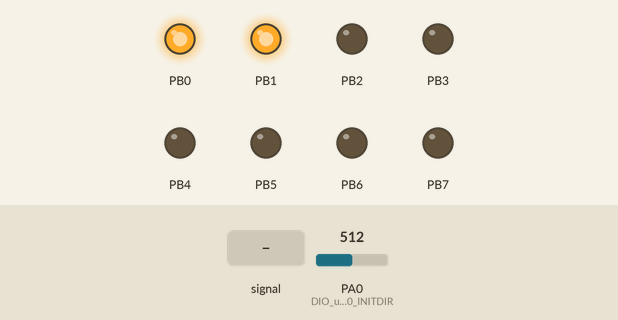
The program below on a simulated ATmega32, built with avr-gcc and emulated at 4 MHz. Parts: output pins drawn as LEDs (lit = HIGH). Dashed ring = blinking. The test bench sets the inputs (shaded band); at power-on: PA0 (DIO_u8PIN0_INITDIR) = 512.

Above: at 1.2 s.
1.3 s: PA0 (DIO_u8PIN0_INITDIR) fed a 2 Hz sine of ±306 counts around its level
At 1.62 s:
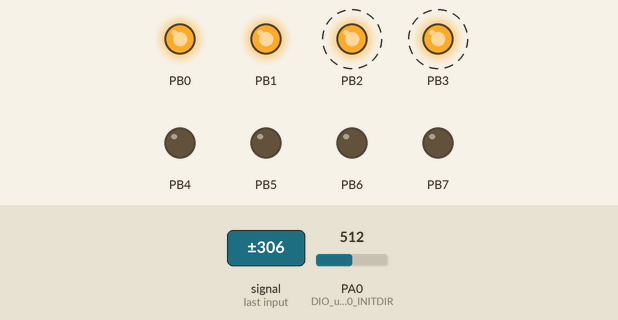
4.3 s: PA0 (DIO_u8PIN0_INITDIR) set to 521
5.8 s: PA0 (DIO_u8PIN0_INITDIR) set to 511
At 6.4 s:
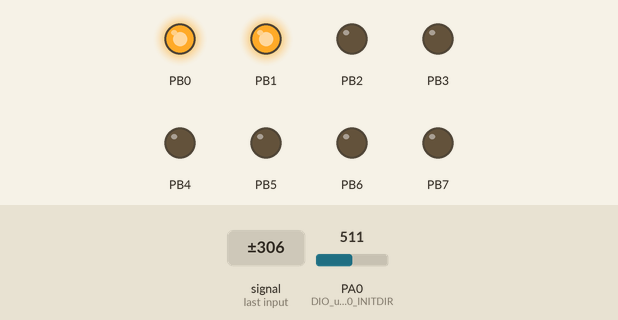
7.3 s: PA0 (DIO_u8PIN0_INITDIR) set to 716
At 7.6 s:
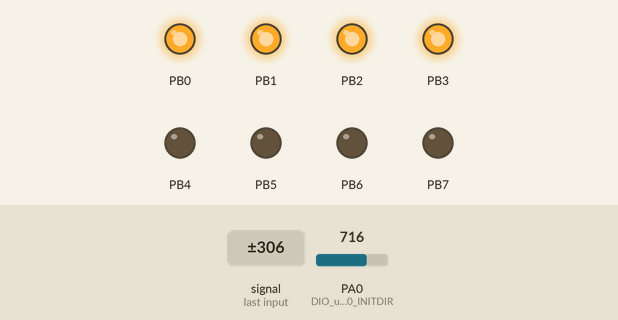
Timing chart, 0 to 9.8 s (numbered marks = the images above; inputs shaded):
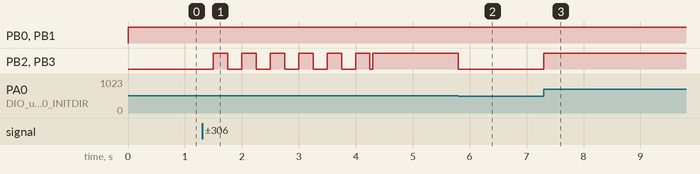

The program:

main.c
```c
/*
 * main.c
 *  Created on: Mar 18, 2016
 *      Author: Home
 */
#include "types.h"
#include "DIO_interface.h"
#include "ADC_interface.h"

int main()
{
	ADC_INIT();
	ADC_Enable();
	u16 copyPtr = 0;
	DIO_u8WritePortDir(1,0b11111111);
	//DIO_u8WritePortVal(1,0b11111111);
	while(1)
	{
		ADC_ReadCh(0, &copyPtr,1,1);

		if(copyPtr <= (u16)0b1000000000)
			DIO_u8WritePortVal(1,0x03);
		else if(copyPtr > (u16)0b1000000000)
			DIO_u8WritePortVal(1,0x0f);
	}
	return 0;
}
```

ADC_interface.h
```c
/*
 * ADC_interface.h
 *
 *  Created on: Mar 9, 2016
 *      Author: Home
 */

#ifndef ADC_INTERFACE_H_
#define ADC_INTERFACE_H_
/********************ADCMUX*******************/


#define LEFT	    1
#define RIGHT	    0

#define ADC_EIGHT_RES		0
#define ADC_TEN_RES			1

#define CH_ON	    1
#define CH_OFF	    0

//#define 0TO3	    1
//#define 4TO7	    0

#define ENABLED		1
#define DISABLED	0

#define AUTOMODE	1
#define SINGLEMODE	0

#define RANGE1	1
#define RANGE2	2
#define RANGE3	3
#define RANGE4	4
#define RANGE5	5
#define RANGE6	6
#define RANGE7	7
/********************ADCSRA*******************/

extern void ADC_INIT(void);
extern u8 ADC_ReadCh(u8 Copy_u8ChNo, u16 *Copy_u8PtrToVal,u8 Resolution_u8Flag,u8 Precision_u8flag);
extern u8 ADC_StartChGrp(u8 Copy_u8ChGrpNo);
extern void ADC_Enable(void);
extern void ADC_Disable(void);

#endif /* ADC_INTERFACE_H_ */
```

ADC_prog.c
```c
/*
 * ADC_prog.c
 *
 *  Created on: Mar 9, 2016
 *      Author: Home
 */
#include "types.h"
#include "DIO_interface.h"
#include "ADC_interface.h"
#include "ADC_private.h"
#include "ADC_config.h"
const u8 ADC_MUX[8] = {0b00000000,0b00000001,0b00000010,0b00000011,0b00000100,0b00000101,0b00000110,0b00000111};
static u8 ADC_EnableState = INITIAL_STATE;
extern void ADC_INIT()
{
	/*************Enable ADC******************/
		#if INITIAL_STATE == ENABLED
		SetBit(ADCSRA,ADEN);
		#elif INITIAL_STATE==DISABLED
		ClrBit(ADCSRA,ADEN);
		#endif
	/*************Check if ADCx is ON or OFF from config and set pin direction******************/
	#if ADC0 == CH_ON
	DIO_u8WritePinDir(DIO_u8PIN0,DIO_u8INPUT);
	#endif
	#if ADC1 == CH_ON
	DIO_u8WritePinDir(DIO_u8PIN1,DIO_u8INPUT);
	#endif
	#if ADC2 == CH_ON
	DIO_u8WritePinDir(DIO_u8PIN2,DIO_u8INPUT);
	#endif
	#if ADC3 == CH_ON
	DIO_u8WritePinDir(DIO_u8PIN3,DIO_u8INPUT);
	#endif
	#if ADC4 == CH_ON
	DIO_u8WritePinDir(DIO_u8PIN4,DIO_u8INPUT);
	#endif
	#if ADC5 == CH_ON
	DIO_u8WritePinDir(DIO_u8PIN5,DIO_u8INPUT);
	#endif
	#if ADC6 == CH_ON
	DIO_u8WritePinDir(DIO_u8PIN6,DIO_u8INPUT);
	#endif
	#if ADC7 == CH_ON
	DIO_u8WritePinDir(DIO_u8PIN7,DIO_u8INPUT);
	#endif

	/*************Set left or right adjustment******************/
	SetBit(ADMUX,ADLAR);

	/*****************************set free running mode*************/
	SFIOR = SFIOR & 00011111;
	/*************Set type of VREFSELECTION******************/
	#if VREFSELECTION==AREF
	ClrBit(ADMUX,REFS1);
	ClrBit(ADMUX,REFS0);
	#elif VREFSELECTION==AVCC
	ClrBit(ADMUX,REFS1);
	SetBit(ADMUX,REFS0);
	#elif VREFSELECTION==INTERNAL
	SetBit(ADMUX,REFS1);
	SetBit(ADMUX,REFS0);
	#endif
	/*************Enable Auto-conversion as well as start conversion******************/
	#if INITIAL_STATE == ENABLED && TRIGGERMODE == AUTOMODE
	SetBit(ADCSRA,ADSC);
	SetBit(ADCSRA,ADATE);
	#endif

	/*************Set Prescalar******************/
	#if PRESCALAR == RANGE1
		ClrBit(ADCSRA,ADPS2);
		ClrBit(ADCSRA,ADPS1);
		ClrBit(ADCSRA,ADPS0);
	#elif PRESCALAR == RANGE2
		ClrBit(ADCSRA,ADPS2);
		SetBit(ADCSRA,ADPS1);
		ClrBit(ADCSRA,ADPS0);
	#elif PRESCALAR == RANGE3
		ClrBit(ADCSRA,ADPS2);
		SetBit(ADCSRA,ADPS1);
		SetBit(ADCSRA,ADPS0);
	#elif PRESCALAR == RANGE4
		SetBit(ADCSRA,ADPS2);
		ClrBit(ADCSRA,ADPS1);
		ClrBit(ADCSRA,ADPS0);
	#elif PRESCALAR == RANGE5
		SetBit(ADCSRA,ADPS2);
		ClrBit(ADCSRA,ADPS1);
		SetBit(ADCSRA,ADPS0);
	#elif PRESCALAR == RANGE6
		SetBit(ADCSRA,ADPS2);
		SetBit(ADCSRA,ADPS1);
		ClrBit(ADCSRA,ADPS0);
	#elif PRESCALAR == RANGE7
		SetBit(ADCSRA,ADPS2);
		SetBit(ADCSRA,ADPS1);
		SetBit(ADCSRA,ADPS0);
	#else
	#error "Pre-scalar  out of range"
	#endif

}

extern u8 ADC_ReadCh(u8 Copy_u8ChNo, u16 *Copy_u8PtrToVal,u8 Resolution_u8Flag,u8 Precision_u8flag)
{
	u8 local_u8status = error;u8 precision_u8counter = 0;u16 storage_u16value = 0;*Copy_u8PtrToVal = 0;
	if(ADC_EnableState != DISABLED  &&  Copy_u8ChNo<8)//check for channel
	{	//SetBit(ADCSRA,ADIF);
		//Select channel
		ADMUX = ADMUX & 11100000;
		ADMUX = ADMUX | ADC_MUX[Copy_u8ChNo];
		#if TRIGGERMODE == SINGLEMODE
		/*****************Start conversion****************/
		SetBit(ADCSRA,ADSC);
		#endif

		/***********read the data conversion data      read the High reg only if res is 8 bits*********/
		switch(Resolution_u8Flag)
		{
			case ADC_EIGHT_RES: while(precision_u8counter < Precision_u8flag)
								{
										/**************Wait until conversion is on********/
										while(GetBit(ADCSRA,ADIF) != DIO_u8HIGH);
										storage_u16value = ADCH;
										storage_u16value = storage_u16value<<2;
									//	storage_u16value = ((storage_u16value/1024)*2.56);
										precision_u8counter++;
										//SetBit(ADCSRA,ADIF);/***turn off End of conversion Flag***/
										#if TRIGGERMODE == SINGLEMODE
										/*****************Start conversion****************/
										SetBit(ADCSRA,ADSC);
										#endif
										*Copy_u8PtrToVal = *Copy_u8PtrToVal + storage_u16value;
								}
								*Copy_u8PtrToVal = (u16)(*Copy_u8PtrToVal/Precision_u8flag);
								local_u8status = okay;
								break;
			case ADC_TEN_RES  :  while(precision_u8counter != Precision_u8flag)
								{SetBit(ADCSRA,ADSC);
										/**************Wait until conversion is on********/
										while(GetBit(ADCSRA,ADIF) != DIO_u8HIGH);
										storage_u16value = ADCH;
										storage_u16value = storage_u16value<<2;
										storage_u16value = storage_u16value |(ADCL>>6);
										//storage_u16value = (storage_u16value/1024)*2.56;
										precision_u8counter++;
										//SetBit(ADCSRA,ADIF);/***turn off End of conversion Flag***/
										#if TRIGGERMODE == SINGLEMODE
										/*****************Start conversion****************/
										SetBit(ADCSRA,ADSC);
										#endif
										*Copy_u8PtrToVal = *Copy_u8PtrToVal + storage_u16value;
								}
								*Copy_u8PtrToVal = *Copy_u8PtrToVal/Precision_u8flag;
								local_u8status = okay;
								break;
			default:			local_u8status = error;
								break;
		}
	}
	else{local_u8status = error;}

	return local_u8status;
}


extern void ADC_Enable(void)
{
	SetBit(ADCSRA,ADEN);ADC_EnableState = ENABLED;
	#if TRIGGERMODE == AUTOMODE
	SetBit(ADCSRA,ADSC);
	//SetBit(ADCSRA,ADATE);
	#endif
}
extern void ADC_Disable()
{
	ClrBit(ADCSRA,ADEN);ADC_EnableState = DISABLED;
}
```

types.h
```c
/*
 * Types.h
 *
 *  Created on: Jan 5, 2016
 *      Author: Yaser
 */
#ifndef _H_TYPES_
#define _H_TYPES_
#define okay  1
#define error 0
typedef unsigned char u8;
typedef signed char s8;
typedef unsigned short u16;
typedef signed short s16;
typedef unsigned long  u32;
typedef signed long   s32;
typedef unsigned long   u64;
typedef signed long   s64;
typedef float f32;
typedef double f64;
#endif
```

ADC_config.h
```c
/*
 * ADC_config.h
 *
 *  Created on: Mar 9, 2016
 *      Author: Home
 */

#ifndef ADC_CONFIG_H_
#define ADC_CONFIG_H_

#define AREF	          3
#define INTERNAL          2
#define AVCC	   		  5

#define VREFSELECTION	INTERNAL
/*************Voltage Levels****************/

#define RL_ADJUST		LEFT,RIGHT		/**left or right adjusted*/

#define ADC0		CH_ON
#define ADC1		CH_OFF
#define ADC2		CH_OFF
#define ADC3		CH_OFF
#define ADC4		CH_OFF
#define ADC5		CH_OFF
#define ADC6		CH_OFF
#define ADC7		CH_OFF

#define ADC0_Res    EIGHT
#define ADC1_Res    EIGHT
#define ADC2_Res    EIGHT
#define ADC3_Res    EIGHT
#define ADC4_Res    EIGHT
#define ADC5_Res    EIGHT
#define ADC6_Res    EIGHT
#define ADC7_Res    EIGHT

#define CHANNELGRP1		0TO3
#define CHANNELGRP2		4TO7


#define INITIAL_STATE	ENABLED//,DISABLED		/**enable ADC**/
#define TRIGGERMODE		SINGLEMODE
#define PRESCALAR		RANGE7


#endif /* ADC_CONFIG_H_ */
```

ADC_private.h
```c
/*
 * ADC_private.h
 *
 *  Created on: Mar 9, 2016
 *      Author: Home
 */

#ifndef ADC_PRIVATE_H_
#define ADC_PRIVATE_H_


#define ADMUX  *((volatile u8*)(0x27))
#define ADCSRA *((volatile u8*)(0x26))
#define ADCH   *((volatile u8*)(0x25))
#define ADCL   *((volatile u8*)(0x24))
#define SFIOR  *((volatile u8*)(0x50))

/*********************ADMUX*************************/
#define REFS1 7
#define REFS0 6
#define ADLAR 5
#define MUX4  4
#define MUX3  3
#define MUX2  2
#define MUX1  1
#define MUX0  0


/*********************ADCSRA*************************/
#define ADEN  7
#define ADSC  6
#define ADATE 5
#define ADIF  4
#define ADIE  3
#define ADPS2 2
#define ADPS1 1
#define ADPS0 0

#define GetBit(Reg,BitNo) ((Reg>>BitNo)&1)
#define ClrBit(Reg,BitNo)  ((Reg)&=~(1<<(BitNo)))
#define SetBit(Reg,BitNo)  (Reg|=(1<<BitNo))
#define ToggelBit(Reg,BitNo) (Reg^(1<<BitNo))


#endif /* ADC_PRIVATE_H_ */
```

DIO_config.h
```c
/*
 * DIO_config.h
 *
 *  Created on: Jan 27, 2016
 *      Author: Yaser
 */

#ifndef _DIO_CONFIG_H_
#define _DIO_CONFIG_H_

/*Comment!: PIN_INITDIR Initial direction */
/*Range!  : DIO_u8INPUT ~ DIO_u8OUTPUT */
#define DIO_u8PIN0_INITDIR			DIO_u8INPUT
#define DIO_u8PIN1_INITDIR			DIO_u8INPUT
#define DIO_u8PIN2_INITDIR			DIO_u8INPUT
#define DIO_u8PIN3_INITDIR			DIO_u8INPUT
#define DIO_u8PIN4_INITDIR			DIO_u8INPUT
#define DIO_u8PIN5_INITDIR			DIO_u8INPUT
#define DIO_u8PIN6_INITDIR			DIO_u8INPUT
#define DIO_u8PIN7_INITDIR			DIO_u8INPUT
#define DIO_u8PIN8_INITDIR			DIO_u8INPUT
#define DIO_u8PIN9_INITDIR			DIO_u8INPUT
#define DIO_u8PIN10_INITDIR			DIO_u8INPUT
#define DIO_u8PIN11_INITDIR			DIO_u8INPUT
#define DIO_u8PIN12_INITDIR			DIO_u8INPUT
#define DIO_u8PIN13_INITDIR			DIO_u8INPUT
#define DIO_u8PIN14_INITDIR			DIO_u8INPUT
#define DIO_u8PIN15_INITDIR			DIO_u8INPUT
#define DIO_u8PIN16_INITDIR			DIO_u8INPUT
#define DIO_u8PIN17_INITDIR			DIO_u8INPUT
#define DIO_u8PIN18_INITDIR			DIO_u8INPUT
#define DIO_u8PIN19_INITDIR			DIO_u8INPUT
#define DIO_u8PIN20_INITDIR			DIO_u8INPUT
#define DIO_u8PIN21_INITDIR			DIO_u8INPUT
#define DIO_u8PIN22_INITDIR			DIO_u8INPUT
#define DIO_u8PIN23_INITDIR			DIO_u8INPUT
#define DIO_u8PIN24_INITDIR			DIO_u8INPUT
#define DIO_u8PIN25_INITDIR			DIO_u8INPUT
#define DIO_u8PIN26_INITDIR			DIO_u8INPUT
#define DIO_u8PIN27_INITDIR			DIO_u8INPUT
#define DIO_u8PIN28_INITDIR			DIO_u8INPUT
#define DIO_u8PIN29_INITDIR			DIO_u8INPUT
#define DIO_u8PIN30_INITDIR			DIO_u8INPUT
#define DIO_u8PIN31_INITDIR			DIO_u8INPUT

/*Comment!: PIN_INITVAL Initial value */
/*Range!  : DIO_u8HIGH ~ DIO_u8LOW */
#define DIO_u8PIN0_INITVAL			DIO_u8LOW
#define DIO_u8PIN1_INITVAL			DIO_u8LOW
#define DIO_u8PIN2_INITVAL			DIO_u8LOW
#define DIO_u8PIN3_INITVAL			DIO_u8LOW
#define DIO_u8PIN4_INITVAL			DIO_u8LOW
#define DIO_u8PIN5_INITVAL			DIO_u8LOW
#define DIO_u8PIN6_INITVAL			DIO_u8LOW
#define DIO_u8PIN7_INITVAL			DIO_u8LOW
#define DIO_u8PIN8_INITVAL			DIO_u8LOW
#define DIO_u8PIN9_INITVAL			DIO_u8LOW
#define DIO_u8PIN10_INITVAL			DIO_u8LOW
#define DIO_u8PIN11_INITVAL			DIO_u8LOW
#define DIO_u8PIN12_INITVAL			DIO_u8LOW
#define DIO_u8PIN13_INITVAL			DIO_u8LOW
#define DIO_u8PIN14_INITVAL			DIO_u8LOW
#define DIO_u8PIN15_INITVAL			DIO_u8LOW
#define DIO_u8PIN16_INITVAL			DIO_u8LOW
#define DIO_u8PIN17_INITVAL			DIO_u8LOW
#define DIO_u8PIN18_INITVAL			DIO_u8LOW
#define DIO_u8PIN19_INITVAL			DIO_u8LOW
#define DIO_u8PIN20_INITVAL			DIO_u8LOW
#define DIO_u8PIN21_INITVAL			DIO_u8LOW
#define DIO_u8PIN22_INITVAL			DIO_u8LOW
#define DIO_u8PIN23_INITVAL			DIO_u8LOW
#define DIO_u8PIN24_INITVAL			DIO_u8LOW
#define DIO_u8PIN25_INITVAL			DIO_u8LOW
#define DIO_u8PIN26_INITVAL			DIO_u8LOW
#define DIO_u8PIN27_INITVAL			DIO_u8LOW
#define DIO_u8PIN28_INITVAL			DIO_u8LOW
#define DIO_u8PIN29_INITVAL			DIO_u8LOW
#define DIO_u8PIN30_INITVAL			DIO_u8LOW
#define DIO_u8PIN31_INITVAL			DIO_u8LOW

#endif /* DIO_CONFIG_H_ */
```

DIO_interface.h
```c
/*
 * DIO_interface.h
 *
 *  Created on: Jan 27, 2016
 *      Author: Yaser
 */

#ifndef _DIO_INTERFACE_H_
#define _DIO_INTERFACE_H_


/***********************************************************/
/******************Public Definitions***********************/
/***********************************************************/

/*Comment!: Pin Index values  */
#define DIO_u8PIN0		 0
#define DIO_u8PIN1		 1
#define DIO_u8PIN2		 2
#define DIO_u8PIN3		 3
#define DIO_u8PIN4		 4
#define DIO_u8PIN5		 5
#define DIO_u8PIN6		 6
#define DIO_u8PIN7		 7
#define DIO_u8PIN8		 8
#define DIO_u8PIN9		 9
#define DIO_u8PIN10		10
#define DIO_u8PIN11		11
#define DIO_u8PIN12		12
#define DIO_u8PIN13		13
#define DIO_u8PIN14		14
#define DIO_u8PIN15		15
#define DIO_u8PIN16		16
#define DIO_u8PIN17		17
#define DIO_u8PIN18		18
#define DIO_u8PIN19		19
#define DIO_u8PIN20		20
#define DIO_u8PIN21		21
#define DIO_u8PIN22		22
#define DIO_u8PIN23		23
#define DIO_u8PIN24		24
#define DIO_u8PIN25		25
#define DIO_u8PIN26		26
#define DIO_u8PIN27		27
#define DIO_u8PIN28		28
#define DIO_u8PIN29		29
#define DIO_u8PIN30		30
#define DIO_u8PIN31		31


/*Comment!: Port Index Values  */
#define DIO_u8PORT0		0
#define DIO_u8PORT1		1
#define DIO_u8PORT2		2
#define DIO_u8PORT3		3

/*Comment!: Digital I/O Value  */
#define DIO_u8HIGH 		1
#define DIO_u8LOW 		0

/*Comment!: Digital I/O Direction  */
#define DIO_u8INPUT 	0
#define DIO_u8OUTPUT 	1

/***********************************************************/
/******************Public Functions*************************/
/***********************************************************/

/*Comment!: Read Pin Value */
extern u8 DIO_u8ReadPinVal(u8 Copy_u8PinIdx,u8* Copy_u8PtrToVal);

/*Comment!: Write Pin Value */
extern u8 DIO_u8WritePinVal(u8 Copy_u8PinIdx,u8 Copy_u8PinVal);

/*Comment!: Read Port Value */
extern u8 DIO_u8ReadPortVal(u8 Copy_u8PortIdx,u8* Copy_u8PtrToVal);

/*Comment!: Write Port Value */
extern u8 DIO_u8WritePortVal(u8 Copy_u8PortIdx,u8 Copy_u8PortVal);

/*Comment!: Write Pin Direction */
extern u8 DIO_u8WritePinDir(u8 Copy_u8PinIdx,u8 Copy_u8PinDir);

/*Comment!: Write Port Direction */
extern u8 DIO_u8WritePortDir(u8 Copy_u8PortIdx,u8 Copy_u8PortDir);

/*Comment!: Read Pin Direction */
extern u8 DIO_u8ReadPinDir(u8 Copy_u8PinIdx,u8* Copy_u8PtrToDir);

/*Comment!: Read Port Direction */
extern u8 DIO_u8ReadPortDir(u8 Copy_u8PortIdx,u8* Copy_u8PtrToDir);

/*Comment!: Initialization function */
extern void DIO_voidInit(void);

#endif /* DIO_INTERFACE_H_ */
```

Source omitted: DIO_private.h (8685 bytes), DIO_prog.c (4256 bytes)

Measured:
- after the input at 1.3 s, PB2, PB3: alternates HIGH for 0.25 s and LOW for 0.25 s, starting after 0.20 s
- after the input at 5.8 s, PB2, PB3: HIGH → LOW at once
- after the input at 7.3 s, PB2, PB3: LOW → HIGH at once
